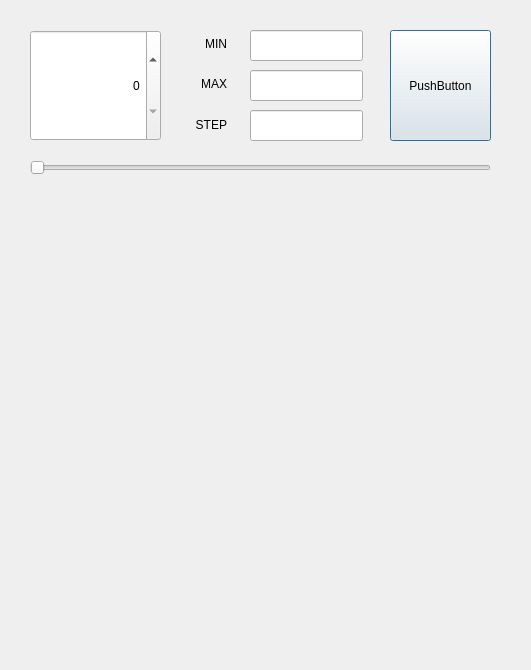
<?xml version="1.0" encoding="UTF-8"?>
<ui version="4.0">
 <class>Dialog</class>
 <widget class="QDialog" name="Dialog">
  <property name="geometry">
   <rect>
    <x>0</x>
    <y>0</y>
    <width>531</width>
    <height>670</height>
   </rect>
  </property>
  <property name="windowTitle">
   <string>Dialog</string>
  </property>
  <widget class="QPushButton" name="pushButton">
   <property name="geometry">
    <rect>
     <x>390</x>
     <y>30</y>
     <width>101</width>
     <height>111</height>
    </rect>
   </property>
   <property name="text">
    <string>PushButton</string>
   </property>
  </widget>
  <widget class="QLabel" name="label">
   <property name="geometry">
    <rect>
     <x>160</x>
     <y>35</y>
     <width>67</width>
     <height>17</height>
    </rect>
   </property>
   <property name="text">
    <string>MIN</string>
   </property>
   <property name="alignment">
    <set>Qt::AlignRight|Qt::AlignTrailing|Qt::AlignVCenter</set>
   </property>
  </widget>
  <widget class="QLineEdit" name="editMin">
   <property name="geometry">
    <rect>
     <x>250</x>
     <y>30</y>
     <width>113</width>
     <height>31</height>
    </rect>
   </property>
   <property name="inputMethodHints">
    <set>Qt::ImhDigitsOnly</set>
   </property>
  </widget>
  <widget class="QLabel" name="label_2">
   <property name="geometry">
    <rect>
     <x>160</x>
     <y>75</y>
     <width>67</width>
     <height>17</height>
    </rect>
   </property>
   <property name="text">
    <string>MAX</string>
   </property>
   <property name="alignment">
    <set>Qt::AlignRight|Qt::AlignTrailing|Qt::AlignVCenter</set>
   </property>
  </widget>
  <widget class="QLineEdit" name="editMax">
   <property name="geometry">
    <rect>
     <x>250</x>
     <y>70</y>
     <width>113</width>
     <height>31</height>
    </rect>
   </property>
   <property name="inputMethodHints">
    <set>Qt::ImhDigitsOnly</set>
   </property>
  </widget>
  <widget class="QLabel" name="label_3">
   <property name="geometry">
    <rect>
     <x>160</x>
     <y>116</y>
     <width>67</width>
     <height>17</height>
    </rect>
   </property>
   <property name="text">
    <string>STEP</string>
   </property>
   <property name="alignment">
    <set>Qt::AlignRight|Qt::AlignTrailing|Qt::AlignVCenter</set>
   </property>
  </widget>
  <widget class="QLineEdit" name="editStep">
   <property name="geometry">
    <rect>
     <x>250</x>
     <y>110</y>
     <width>113</width>
     <height>31</height>
    </rect>
   </property>
   <property name="inputMethodHints">
    <set>Qt::ImhDigitsOnly</set>
   </property>
  </widget>
  <widget class="QSpinBox" name="spinBox">
   <property name="geometry">
    <rect>
     <x>30</x>
     <y>30</y>
     <width>131</width>
     <height>111</height>
    </rect>
   </property>
   <property name="alignment">
    <set>Qt::AlignRight|Qt::AlignTrailing|Qt::AlignVCenter</set>
   </property>
  </widget>
  <widget class="QSlider" name="slider">
   <property name="geometry">
    <rect>
     <x>30</x>
     <y>160</y>
     <width>461</width>
     <height>16</height>
    </rect>
   </property>
   <property name="orientation">
    <enum>Qt::Horizontal</enum>
   </property>
  </widget>
  <widget class="QLabel" name="labelValue2">
   <property name="geometry">
    <rect>
     <x>316</x>
     <y>190</y>
     <width>171</width>
     <height>20</height>
    </rect>
   </property>
   <property name="text">
    <string/>
   </property>
   <property name="alignment">
    <set>Qt::AlignRight|Qt::AlignTrailing|Qt::AlignVCenter</set>
   </property>
  </widget>
  <widget class="QLabel" name="label_4">
   <property name="geometry">
    <rect>
     <x>40</x>
     <y>230</y>
     <width>441</width>
     <height>411</height>
    </rect>
   </property>
   <property name="text">
    <string/>
   </property>
  </widget>
 </widget>
 <resources/>
 <connections/>
</ui>
